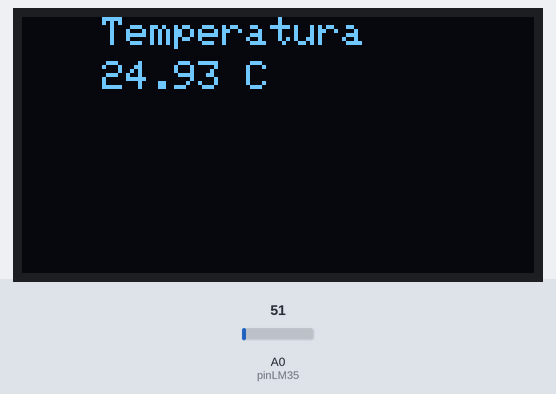
This sketch was run on a simulated Arduino Uno, built with avr-gcc and run on an emulated ATmega328P. Shown: 128×64 one-colour display. Inputs (shaded band) come from the test bench; at power-on: A0 (pinLM35) = 51. What the sketch prints to the serial monitor is not drawn.

Above: at 1.6 s.
1.7 s: A0 (pinLM35) set to 61
At 2.3 s:
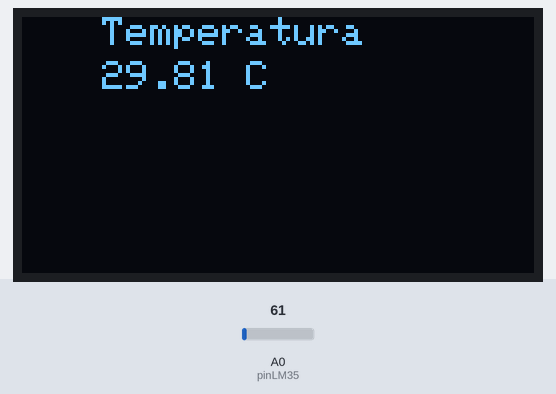
3.5 s: A0 (pinLM35) set to 71
At 5.1 s:
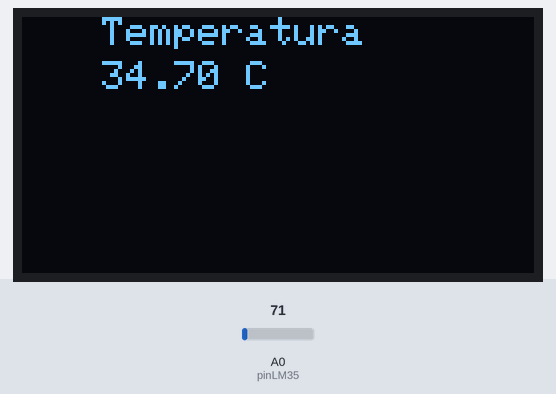
5.5 s: A0 (pinLM35) set to 86
At 6.6 s:
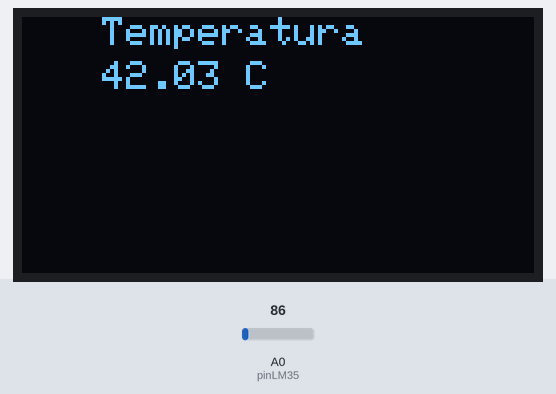
Timing chart, 0 to 8.5 s (numbered marks = the images above; inputs shaded):
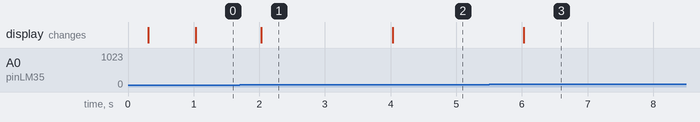

The sketch:

lab_oled_artefactos.ino
```cpp
//Importar las librerias a utilizar
#include <SPI.h>
#include <Wire.h>
#include <Adafruit_GFX.h>
#include <Adafruit_SH110X.h>

/* Uncomment the initialize the I2C address , uncomment only one, If you get a totally blank screen try the other*/
#define i2c_Address 0x3c //initialize with the I2C addr 0x3C Typically eBay OLED's

#define SCREEN_WIDTH 128 // OLED display width, in pixels
#define SCREEN_HEIGHT 64 // OLED display height, in pixels
#define OLED_RESET -1   //   QT-PY / XIAO
//Inicializa la configuración de la pantalla
Adafruit_SH1106G display = Adafruit_SH1106G(SCREEN_WIDTH, SCREEN_HEIGHT, &Wire, OLED_RESET);

const int pinLM35 = A0;            // pin analógico donde está conectado LM35 Vout
const unsigned long intervalo = 1000; // intervalo de actualización en ms
unsigned long ultimaMillis = 0;
float tempC;


void setup()   {
  Serial.begin(9600);

  delay(250); // wait for the OLED to power up
  display.begin(i2c_Address, true); // Address 0x3C default
  display.setContrast (255); // dim display

  // Clear the buffer.
  display.clearDisplay();
  // Save to update screen changes
  display.display();
}

void loop() {

  unsigned long ahora = millis();


  if (ahora - ultimaMillis >= intervalo) {
    ultimaMillis = ahora;

    int lectura = analogRead(pinLM35);              // 0..1023
    const float Vref = 5.0;                         // ajustar si tu referencia ADC es distinta
    float voltaje = lectura * (Vref / 1023.0);      // voltaje en V
    tempC = voltaje * 100.0;                  // LM35: 10 mV/°C -> factor 100

    // Imprime en formato legible
    Serial.print("Temperatura: ");
    Serial.print(tempC, 2);   // 2 decimales
    Serial.println(" °C");

    //set text size, 1 es 8px, 2 es 16px, 3, es 32px, etc.
    display.setTextSize(1);
    //Set text color define el color del texto de la pantalla
    display.setTextColor(SH110X_WHITE);
    //Set cursor coloca el cursor en donde se va a comenzar escribir (px ancho, px alto)
    display.setCursor(20, 0);
    //Println permite escribir en la posicion en la que se encuentra el cursor
    display.println("Temperatura");
    //Para imprimir otro dato, se coloca nuevamente el cursor bajando la columna
    display.setCursor(20, 11);
    display.println(tempC);
    display.setCursor(50, 11);
    display.print(" C");
    //Para guardar los cambios hechos en la pantalla
    display.display();

    //Se borra la pantalla antes de finalizar el loop para que no se monten los datos
    display.clearDisplay();
  }


}
```

Measured:
- after the input at 1.7 s, the display: changes after 0.33 s (image 1)
- after the input at 3.5 s, the display: changes after 0.53 s (image 2)
- after the input at 5.5 s, the display: changes after 0.53 s (image 3)
